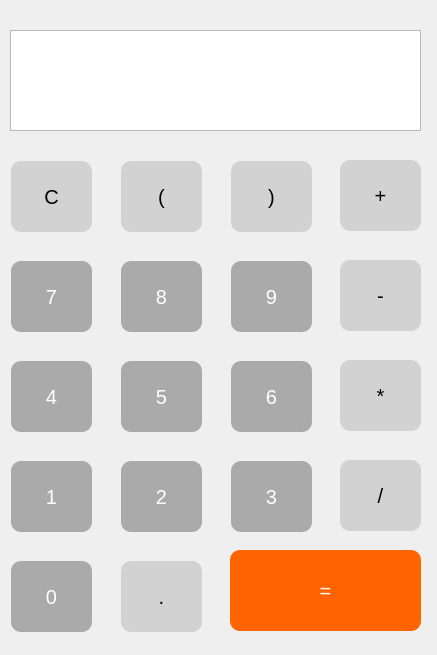
<?xml version="1.0" encoding="UTF-8"?>
<ui version="4.0">
 <class>Calculator</class>
 <widget class="QDialog" name="Calculator">
  <property name="geometry">
   <rect>
    <x>0</x>
    <y>0</y>
    <width>437</width>
    <height>655</height>
   </rect>
  </property>
  <property name="windowTitle">
   <string>Dialog</string>
  </property>
  <widget class="QPushButton" name="button_rp">
   <property name="geometry">
    <rect>
     <x>231</x>
     <y>161</y>
     <width>81</width>
     <height>71</height>
    </rect>
   </property>
   <property name="styleSheet">
    <string notr="true">border-radius: 10px;
background-color: rgb(210, 210, 210);
color: black;
font-size: 20px;</string>
   </property>
   <property name="text">
    <string>)</string>
   </property>
  </widget>
  <widget class="QPushButton" name="button_lp">
   <property name="geometry">
    <rect>
     <x>121</x>
     <y>161</y>
     <width>81</width>
     <height>71</height>
    </rect>
   </property>
   <property name="styleSheet">
    <string notr="true">border-radius: 10px;
background-color: rgb(210, 210, 210);
color: black;
font-size: 20px;</string>
   </property>
   <property name="text">
    <string>(</string>
   </property>
  </widget>
  <widget class="QPushButton" name="button_c">
   <property name="geometry">
    <rect>
     <x>11</x>
     <y>161</y>
     <width>81</width>
     <height>71</height>
    </rect>
   </property>
   <property name="styleSheet">
    <string notr="true">border-radius: 10px;
background-color: rgb(210, 210, 210);
color: black;
font-size: 20px;</string>
   </property>
   <property name="text">
    <string>C</string>
   </property>
  </widget>
  <widget class="QPushButton" name="button_div">
   <property name="geometry">
    <rect>
     <x>340</x>
     <y>460</y>
     <width>81</width>
     <height>71</height>
    </rect>
   </property>
   <property name="styleSheet">
    <string notr="true">border-radius: 10px;
background-color: rgb(210, 210, 210);
color: black;
font-size: 20px;</string>
   </property>
   <property name="text">
    <string>/</string>
   </property>
  </widget>
  <widget class="QPushButton" name="button_7">
   <property name="geometry">
    <rect>
     <x>11</x>
     <y>261</y>
     <width>81</width>
     <height>71</height>
    </rect>
   </property>
   <property name="styleSheet">
    <string notr="true">border-radius: 10px;
background-color: rgb(170, 170, 170);
color: white;
font-size: 20px;</string>
   </property>
   <property name="text">
    <string>7</string>
   </property>
  </widget>
  <widget class="QPushButton" name="button_9">
   <property name="geometry">
    <rect>
     <x>231</x>
     <y>261</y>
     <width>81</width>
     <height>71</height>
    </rect>
   </property>
   <property name="styleSheet">
    <string notr="true">border-radius: 10px;
background-color: rgb(170, 170, 170);
color: white;
font-size: 20px;</string>
   </property>
   <property name="text">
    <string>9</string>
   </property>
  </widget>
  <widget class="QPushButton" name="button_8">
   <property name="geometry">
    <rect>
     <x>121</x>
     <y>261</y>
     <width>81</width>
     <height>71</height>
    </rect>
   </property>
   <property name="styleSheet">
    <string notr="true">border-radius: 10px;
background-color: rgb(170, 170, 170);
color: white;
font-size: 20px;</string>
   </property>
   <property name="text">
    <string>8</string>
   </property>
  </widget>
  <widget class="QPushButton" name="button_mul">
   <property name="geometry">
    <rect>
     <x>340</x>
     <y>360</y>
     <width>81</width>
     <height>71</height>
    </rect>
   </property>
   <property name="styleSheet">
    <string notr="true">border-radius: 10px;
background-color: rgb(210, 210, 210);
color: black;
font-size: 20px;</string>
   </property>
   <property name="text">
    <string>*</string>
   </property>
  </widget>
  <widget class="QPushButton" name="button_4">
   <property name="geometry">
    <rect>
     <x>11</x>
     <y>361</y>
     <width>81</width>
     <height>71</height>
    </rect>
   </property>
   <property name="styleSheet">
    <string notr="true">border-radius: 10px;
background-color: rgb(170, 170, 170);
color: white;
font-size: 20px;</string>
   </property>
   <property name="text">
    <string>4</string>
   </property>
  </widget>
  <widget class="QPushButton" name="button_6">
   <property name="geometry">
    <rect>
     <x>231</x>
     <y>361</y>
     <width>81</width>
     <height>71</height>
    </rect>
   </property>
   <property name="styleSheet">
    <string notr="true">border-radius: 10px;
background-color: rgb(170, 170, 170);
color: white;
font-size: 20px;</string>
   </property>
   <property name="text">
    <string>6</string>
   </property>
  </widget>
  <widget class="QPushButton" name="button_5">
   <property name="geometry">
    <rect>
     <x>121</x>
     <y>361</y>
     <width>81</width>
     <height>71</height>
    </rect>
   </property>
   <property name="styleSheet">
    <string notr="true">border-radius: 10px;
background-color: rgb(170, 170, 170);
color: white;
font-size: 20px;</string>
   </property>
   <property name="text">
    <string>5</string>
   </property>
  </widget>
  <widget class="QPushButton" name="button_min">
   <property name="geometry">
    <rect>
     <x>340</x>
     <y>260</y>
     <width>81</width>
     <height>71</height>
    </rect>
   </property>
   <property name="styleSheet">
    <string notr="true">border-radius: 10px;
background-color: rgb(210, 210, 210);
color: black;
font-size: 20px;</string>
   </property>
   <property name="text">
    <string>-</string>
   </property>
  </widget>
  <widget class="QPushButton" name="button_1">
   <property name="geometry">
    <rect>
     <x>11</x>
     <y>461</y>
     <width>81</width>
     <height>71</height>
    </rect>
   </property>
   <property name="styleSheet">
    <string notr="true">border-radius: 10px;
background-color: rgb(170, 170, 170);
color: white;
font-size: 20px;</string>
   </property>
   <property name="text">
    <string>1</string>
   </property>
  </widget>
  <widget class="QPushButton" name="button_3">
   <property name="geometry">
    <rect>
     <x>231</x>
     <y>461</y>
     <width>81</width>
     <height>71</height>
    </rect>
   </property>
   <property name="styleSheet">
    <string notr="true">border-radius: 10px;
background-color: rgb(170, 170, 170);
color: white;
font-size: 20px;</string>
   </property>
   <property name="text">
    <string>3</string>
   </property>
  </widget>
  <widget class="QPushButton" name="button_2">
   <property name="geometry">
    <rect>
     <x>121</x>
     <y>461</y>
     <width>81</width>
     <height>71</height>
    </rect>
   </property>
   <property name="styleSheet">
    <string notr="true">border-radius: 10px;
background-color: rgb(170, 170, 170);
color: white;
font-size: 20px;</string>
   </property>
   <property name="text">
    <string>2</string>
   </property>
  </widget>
  <widget class="QPushButton" name="button_plus">
   <property name="geometry">
    <rect>
     <x>340</x>
     <y>160</y>
     <width>81</width>
     <height>71</height>
    </rect>
   </property>
   <property name="styleSheet">
    <string notr="true">border-radius: 10px;
background-color: rgb(210, 210, 210);
color: black;
font-size: 20px;</string>
   </property>
   <property name="text">
    <string>+</string>
   </property>
  </widget>
  <widget class="QPushButton" name="button_ass">
   <property name="geometry">
    <rect>
     <x>230</x>
     <y>550</y>
     <width>191</width>
     <height>81</height>
    </rect>
   </property>
   <property name="styleSheet">
    <string notr="true">border-radius: 10px;
background-color: rgb(170, 170, 170);
color: white;
background-color: rgb(255, 100, 0);
font-size: 20px;</string>
   </property>
   <property name="text">
    <string>=</string>
   </property>
  </widget>
  <widget class="QPushButton" name="button_0">
   <property name="geometry">
    <rect>
     <x>11</x>
     <y>561</y>
     <width>81</width>
     <height>71</height>
    </rect>
   </property>
   <property name="styleSheet">
    <string notr="true">border-radius: 10px;
background-color: rgb(170, 170, 170);
color: white;
font-size: 20px;</string>
   </property>
   <property name="text">
    <string>0</string>
   </property>
  </widget>
  <widget class="QPushButton" name="button_point">
   <property name="geometry">
    <rect>
     <x>121</x>
     <y>561</y>
     <width>81</width>
     <height>71</height>
    </rect>
   </property>
   <property name="styleSheet">
    <string notr="true">border-radius: 10px;
background-color: rgb(210, 210, 210);
color: black;
font-size: 20px;</string>
   </property>
   <property name="text">
    <string>.</string>
   </property>
  </widget>
  <widget class="QTextEdit" name="textEdit">
   <property name="geometry">
    <rect>
     <x>10</x>
     <y>30</y>
     <width>411</width>
     <height>101</height>
    </rect>
   </property>
   <property name="styleSheet">
    <string notr="true">font-size: 20px;</string>
   </property>
  </widget>
 </widget>
 <resources/>
 <connections/>
</ui>
